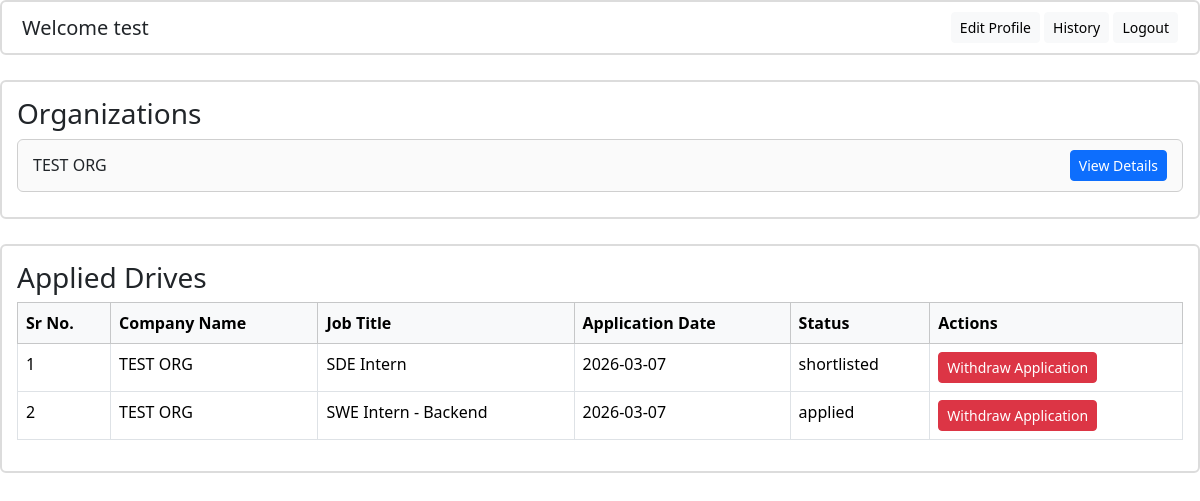
Before: /student/dashboard (signed in) with the older database file.
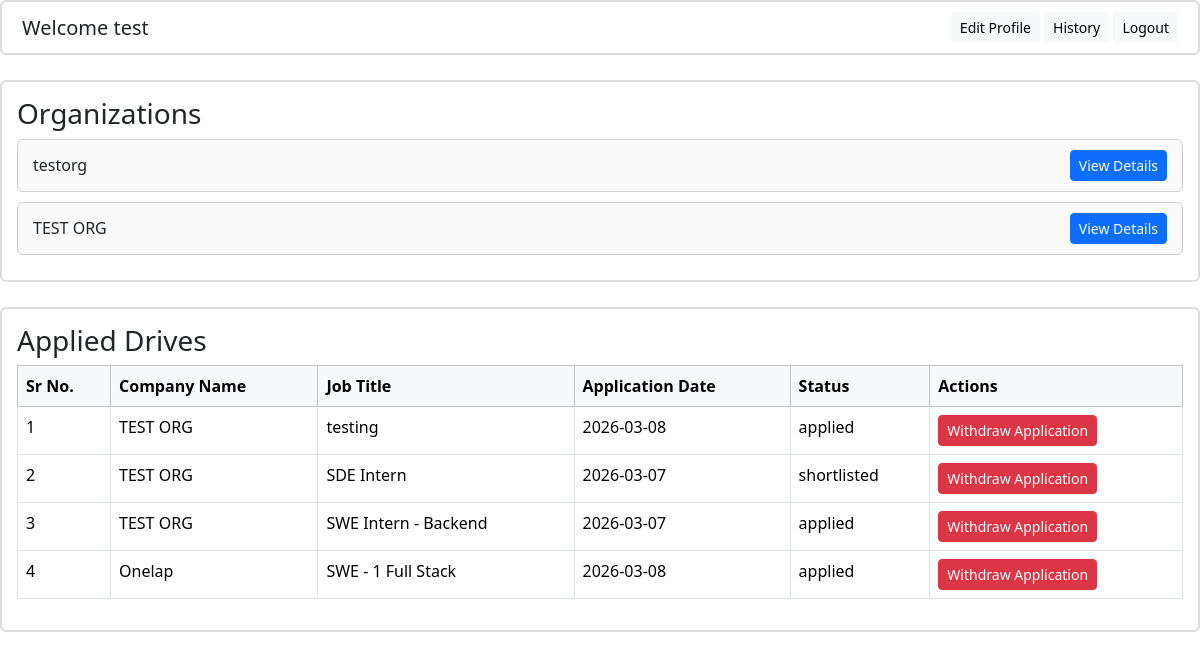
After: the same page with the newer database file.
### placementportalcode/models.py (models this page shows)
class Company(db.Model):
    __tablename__ = "company"
    company_id=db.Column(db.Integer,primary_key=True)
    company_name=db.Column(db.String(100),nullable=False)
    hr_contact=db.Column(db.String(100),nullable=False)
    company_website=db.Column(db.String(100),nullable=False)
    approval_status=db.Column(db.String(20),
                              default=CompanyEnumStatus.PENDING.value,
                              nullable=False
                              )
    user_id = db.Column(
        db.Integer,
        db.ForeignKey("user.id"),
        nullable=False,
        unique=True   # ensures one-to-one
    )
    drives=db.relationship(
        "PlacementDrive",
        back_populates='company',
        cascade="all, delete-orphan"
    )
    user = db.relationship("User", back_populates="company")

class Application(db.Model):
    __tablename__ = "application"
    application_id=db.Column(db.Integer,primary_key=True)
    application_date=db.Column(db.Date,nullable=False,default=date.today)
    status=db.Column(db.String(20),default=ApplicationStatusEnum.APPLIED.value,nullable=False)
    student_id=db.Column(
        db.Integer,
        db.ForeignKey("user.id"),
        nullable=False,
    )
    student=db.relationship(
        "User",
        back_populates="applications"
    )
    drive_id=db.Column(
        db.Integer,
        db.ForeignKey("placement_drive.drive_id"),
        nullable=False,
    )
    drive=db.relationship(
        "PlacementDrive",
        back_populates="applications"
    )
    __table_args__=(
        db.UniqueConstraint("student_id","drive_id",name="unique_student_drive"),
    )

class PlacementDrive(db.Model):
    __tablename__ = "placement_drive"
    drive_id=db.Column(db.Integer,primary_key=True)
    drive_name = db.Column(db.String(100), nullable=False)
    company_id=db.Column(
        db.Integer,
        db.ForeignKey("company.company_id"),
        nullable=False,
    )
    job_title=db.Column(db.String(100),nullable=False)
    job_desc=db.Column(db.String(1000),nullable=False)
    eligibility_criteria=db.Column(db.String(500),nullable=False)
    status=db.Column(db.String(20)
                     ,default=DriveApprovalStatusEnum.PENDING.value
                     ,nullable=False)
    application_deadline=db.Column(db.DateTime,nullable=False)
    ctc = db.Column(
        db.String(50),
        nullable=False,
        default="Not Disclosed"
    )
    company=db.relationship(
        "Company",
        back_populates="drives"
    )
    applications=db.relationship(
        "Application",
        back_populates="drive",
        cascade="all, delete-orphan"
    )

### placementportalcode/student/routes.py (the view)
@student_bp.route("/dashboard",methods=[HTTPMethod.GET])
def dashboard():
    user_id=session.get("user_id")
    if not user_id:
        return redirect(url_for("auth.login"))
    user=User.query.get(user_id)
    if not user or user.role!=RoleEnum.STUDENT.value:
        return redirect(url_for("auth.login"))
    registered_companies=Company.query.filter_by(approval_status=CompanyEnumStatus.APPROVED.value)
    student_applications=Application.query.filter(Application.student_id==user.id).all()
    return render_template("student/dashboard.html",registered_companies=registered_companies,student=user,student_applications=student_applications)

### placementportalcode/templates/student/dashboard.html (shortened to what this page needs)
{% extends "base.html" %}
{% from "components/comman_table.html" import render_table %}
{% from "components/modal.html" import render_modal %}
{% from "components/button.html" import action_button %}
{% from "components/post_button.html" import action_post_button %}
{% block extra_css %}
<link rel="stylesheet" href="{{ url_for('static', filename='css/admin.css') }}">
{%endblock%}
{% block content%}
<div class="header-bar d-flex justify-content-between align-items-center">
    <h5 class="mb-0">Welcome {{student.name}}</h5>
    <div>
        {{action_button("#","Edit Profile","light",toggle="modal",target="#editProfile" )}}
        {{action_button("#","History","light",toggle="modal",target="#studentApplicationHistory" )}}
        {{action_button(url_for("auth.logout"),"Logout","light")}}
    </div>
</div>
<section class="section-box">
    <h3>Organizations</h3>
    {% for company in registered_companies %}
    <section class="list-item-box">
        <div>{{company.company_name}}</div>
        {{ action_button(
        url_for('student.company_drives', company_id=company.company_id,student_id=student.id),
        "View Details",
        "primary"
        ) }}
    </section>
    {%endfor%}
</section>
<section class="section-box">
    {% call render_table( ["Sr No.", "Company Name","Job Title","Application Date","Status" ,"Actions"],title="Applied
    Drives") %}
    {% for application in student_applications %}
    <tr>
        <td>{{ loop.index }}</td>
        <td>{{ application.drive.company.company_name }}</td>
        <td>{{ application.drive.job_title }}</td>
        <td>{{ application.application_date }}</td>
        <td>{{ application.status }}</td>
        <td>
            {% if application.status!="rejected" %}
            {{ action_post_button(
            url_for('student.withdraw_application'),
            "Withdraw Application",
            "danger",
            name="drive_id",
            value=application.drive.drive_id
            ) }}
            {%endif%}
        </td>
    </tr>
    {% endfor %}
    {% endcall %}
</section>
{%endblock%}

### placementportalcode/templates/components/button.html
{% macro action_button(url, text, color="primary",toggle=None,target=None,disabled=False) %}
<a href="{{ url }}"
   class="btn btn-sm custom-btn btn-{{ color }} {% if disabled %}disabled{% endif %}"
   {% if toggle %} data-bs-toggle="{{ toggle }}" {% endif %}
   {% if target %} data-bs-target="{{ target }}" {% endif %}>
    {{ text }}
</a>
{% endmacro %}

### placementportalcode/templates/components/post_button.html
{% macro action_post_button(url, text, color="primary", name=None, value=None) %}
<form method="POST" action="{{ url }}" class="d-inline">
    <button type="submit"
            class="btn btn-sm btn-{{ color }}"
            {% if name %} name="{{ name }}" {% endif %}
            {% if value %} value="{{ value }}" {% endif %}>
        {{ text }}
    </button>
</form>
{% endmacro %}

Changed rows visible on the page:
now on this page (row edited): Company: company_name "testorg", text "View Details"
added Application: drive.company.company_name "TEST ORG", drive.job_title "testing", application_date "2026-03-08", status "applied", {{ value }} 2 (drawn), text "Withdraw Application"
added Application: drive.company.company_name "Onelap", drive.job_title "SWE - 1 Full Stack", application_date "2026-03-08", status "applied", {{ value }} 5 (drawn), text "Withdraw Application"
